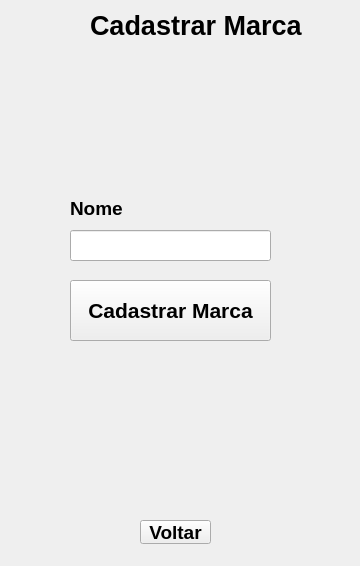
<?xml version="1.0" encoding="UTF-8"?>
<ui version="4.0">
 <class>cadastrarmarca</class>
 <widget class="QWidget" name="cadastrarmarca">
  <property name="geometry">
   <rect>
    <x>0</x>
    <y>0</y>
    <width>360</width>
    <height>566</height>
   </rect>
  </property>
  <property name="windowTitle">
   <string>Form</string>
  </property>
  <widget class="QLabel" name="label">
   <property name="geometry">
    <rect>
     <x>90</x>
     <y>10</y>
     <width>241</width>
     <height>31</height>
    </rect>
   </property>
   <property name="font">
    <font>
     <pointsize>20</pointsize>
     <bold>true</bold>
    </font>
   </property>
   <property name="text">
    <string>Cadastrar Marca</string>
   </property>
  </widget>
  <widget class="QPushButton" name="pushButton_2">
   <property name="geometry">
    <rect>
     <x>70</x>
     <y>280</y>
     <width>201</width>
     <height>61</height>
    </rect>
   </property>
   <property name="font">
    <font>
     <pointsize>16</pointsize>
     <bold>true</bold>
    </font>
   </property>
   <property name="text">
    <string>Cadastrar Marca</string>
   </property>
  </widget>
  <widget class="QLineEdit" name="editNome">
   <property name="geometry">
    <rect>
     <x>70</x>
     <y>230</y>
     <width>201</width>
     <height>31</height>
    </rect>
   </property>
   <property name="font">
    <font>
     <pointsize>14</pointsize>
    </font>
   </property>
  </widget>
  <widget class="QPushButton" name="pushButton">
   <property name="geometry">
    <rect>
     <x>140</x>
     <y>520</y>
     <width>71</width>
     <height>24</height>
    </rect>
   </property>
   <property name="font">
    <font>
     <pointsize>14</pointsize>
     <bold>true</bold>
    </font>
   </property>
   <property name="text">
    <string>Voltar</string>
   </property>
  </widget>
  <widget class="QLabel" name="label_2">
   <property name="geometry">
    <rect>
     <x>70</x>
     <y>200</y>
     <width>71</width>
     <height>16</height>
    </rect>
   </property>
   <property name="font">
    <font>
     <pointsize>14</pointsize>
     <bold>true</bold>
    </font>
   </property>
   <property name="text">
    <string>Nome</string>
   </property>
  </widget>
 </widget>
 <resources/>
 <connections/>
</ui>
